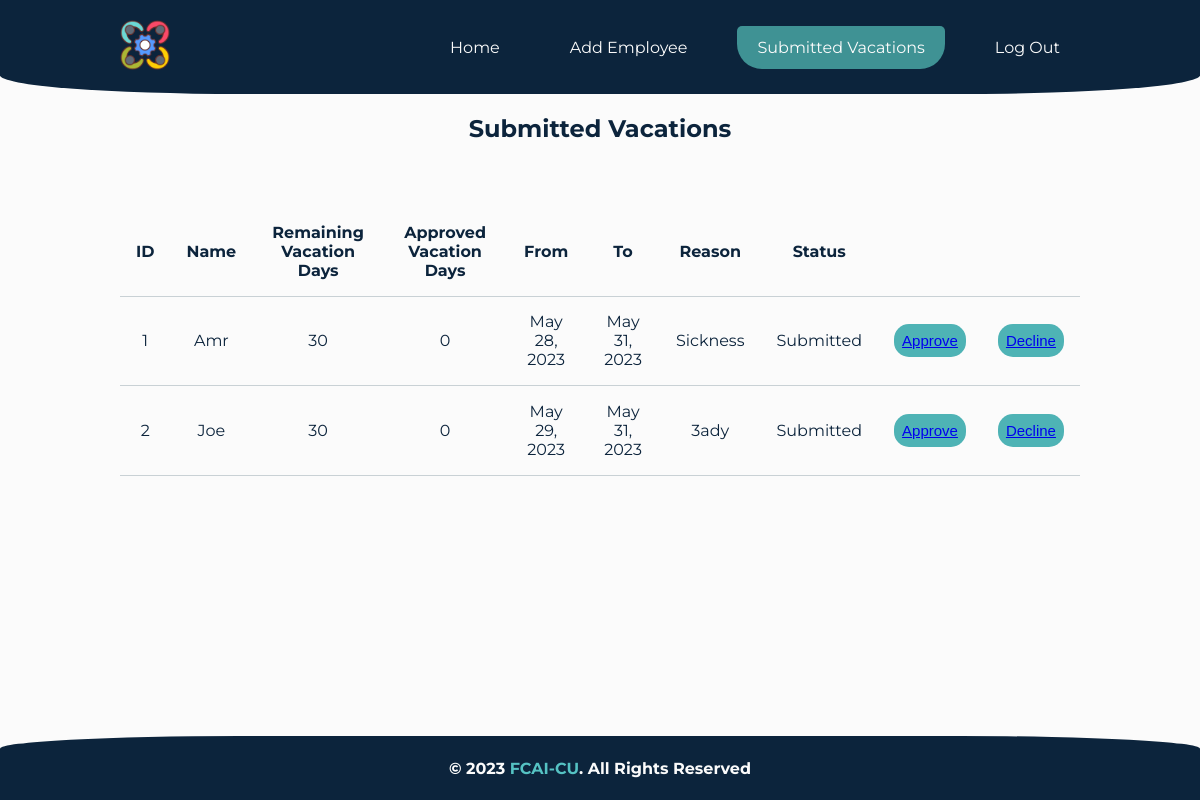
Before: /vacations/ (signed in) with the older database file.
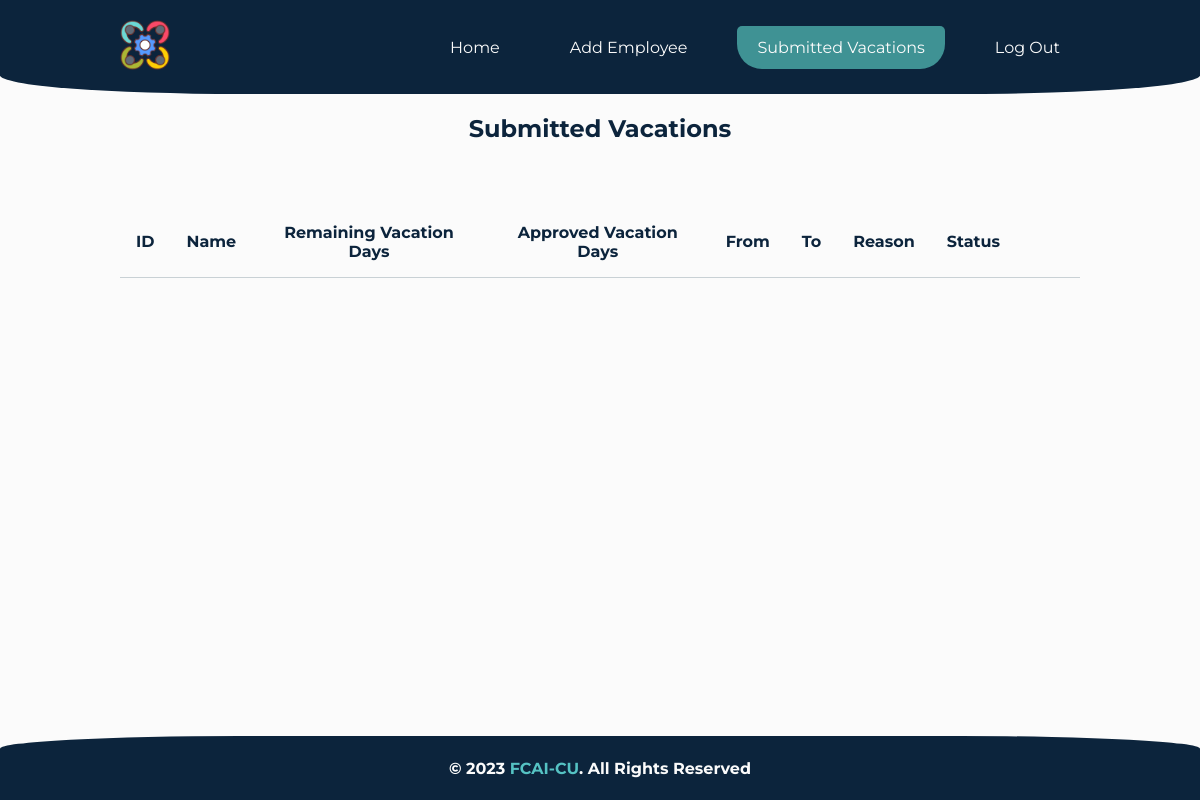
After: the same page with the newer database file.
### pages/models.py (models this page shows, shortened)
class Vacation(models.Model):
    Employee_ID = models.ForeignKey(Employee, on_delete=models.CASCADE)
    Name = models.CharField(max_length=15)
    From = models.DateField()
    To = models.DateField()
    Reason = models.TextField()
    Status = models.TextField(default='Submitted')

class Employee(models.Model):
    GENDER_CHOICES = [
        ('male', 'Male'),
        ('female', 'Female'),
    ]
    MARITAL_STATUS_CHOICES = [
        ('single', 'Single'),
        ('taken', 'Taken'),
        ('married', 'Married'),
        ('divorced', 'Divorced'),
        ('widowed', 'Widowed'),
    ]
    ID = models.IntegerField(primary_key=True)
    Name = models.CharField(max_length=15)
    Remaining_vacation_days = models.IntegerField(default=30)
    Approved_vacation_days = models.IntegerField(default=0)
    Email = models.EmailField(max_length=254)
    Address = models.CharField(max_length=100)
    Phone = models.CharField(max_length=11)
    Salary = models.CharField(max_length=20)
    Date_of_birth = models.DateField()
    Gender = models.CharField(max_length=6, choices=GENDER_CHOICES)
    Marital_status = models.CharField(
        max_length=10, choices=MARITAL_STATUS_CHOICES)
    objects = models.Manager()
    def __str__(self):
        return str(self.ID)

### pages/views.py (the view)
# urls.py: path('vacations/', views.vacations, name='vacations'),
def vacations(request):
    if 'username' in request.session and not request.session['username'] == '':
        vacations = Vacation.objects.select_related('Employee_ID').all()
        context = {'vacations': vacations}
        return render(request, 'pages/vacations.html', context)
    else:
        return redirect('login')

### templates/pages/vacations.html (shortened to what this page needs)
{% extends 'base.html' %}
{% load static %}
{% block styles %}
<link rel="stylesheet" href="{% static 'style/vacations.css' %}">
{% endblock styles %}
{% block content %}
<h2>Submitted Vacations</h2>
<br>
<div class="tData">
    <table style="text-align: center;" id="table">
        <tr>
            <th>ID</th>
            <th>Name</th>
            <th>Remaining Vacation Days</th>
            <th>Approved Vacation Days</th>
            <th>From</th>
            <th>To</th>
            <th>Reason</th>
            <th>Status</th>
            <th></th>
            <th></th>
        </tr>
        <tr>
            {% for vac in vacations %}
            <tr>
                <td>{{vac.Employee_ID}}</td>
                <td>{{vac.Name}}</td>
                <td>{{vac.Employee_ID.Remaining_vacation_days}}</td>
                <td>{{vac.Employee_ID.Approved_vacation_days}}</td>
                <td>{{vac.From}}</td>
                <td>{{vac.To}}</td>
                <td>{{vac.Reason}}</td>
                <td>{{vac.Status}}</td>
                <td><button class='accept'>
                    <a class='link' href="{% url 'approveVac' id=vac.Employee_ID %}">Approve</a>
                </button></td>
                <td><button class='reject'>
                    <a class='link' href="{% url 'declineVac' id=vac.Employee_ID %}">Decline</a>
                </button></td>
            </tr>
            {% endfor %}
        </tr>
    </table>
</div>
{% endblock content %}

Changed rows visible on the page:
removed Vacation: Employee_ID "1", Name "Amr", Employee_ID.Remaining_vacation_days "30", Employee_ID.Approved_vacation_days "0", From "May 28, 2023", To "May 31, 2023", Reason "Sickness", Status "Submitted"
removed Vacation: Employee_ID "2", Name "Joe", Employee_ID.Remaining_vacation_days "30", Employee_ID.Approved_vacation_days "0", From "May 29, 2023", To "May 31, 2023", Reason "3ady", Status "Submitted"
